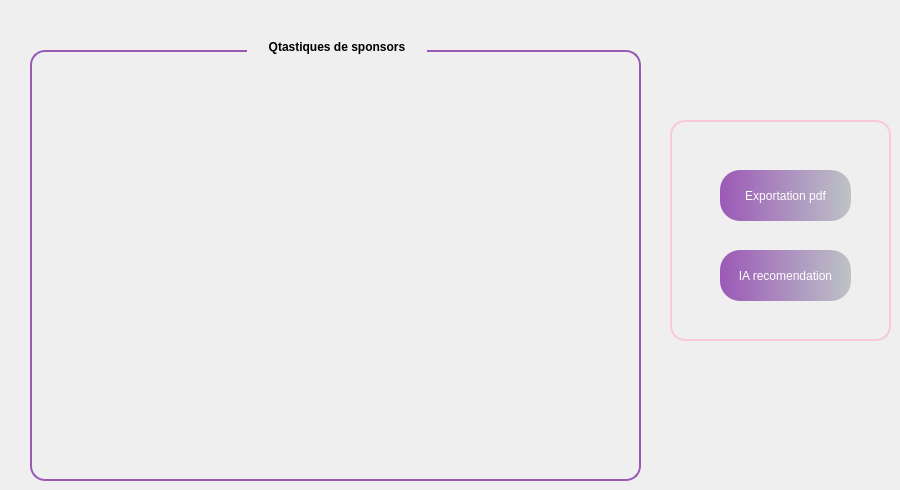
      <widget class="QWidget" name="tab_4">
       <attribute name="title">
        <string>Fonctionnalites</string>
       </attribute>
       <widget class="QGroupBox" name="groupBox_6">
        <property name="geometry">
         <rect>
          <x>30</x>
          <y>30</y>
          <width>611</width>
          <height>451</height>
         </rect>
        </property>
        <property name="styleSheet">
         <string notr="true">QGroupBox {
    border: 2px solid #9B59B6;
    border-radius: 15px;
    margin-top: 20px;
    background: qlineargradient(spread:pad,
                                x1:0, y1:0,
                                x2:1, y2:0,
                                stop:0 #9B59B6,
                                stop:1 #BDC3C7);
    color: white;
    font-weight: bold;
    padding: 15px;
}

QGroupBox::title {
    subcontrol-origin: margin;
    subcontrol-position: top centre; 
    padding: 10px 20px; 
    border-radius: 15px; 
    background: qlineargradient(spread:pad,
                                x1:0, y1:0,
                                x2:1, y2:0,
                                stop:0 #9B59B6,
                                stop:1 #BDC3C7);
    color: black; 
    font-size: 20px; 
    font-weight: bold;

}QGroupBox {
    border: 2px solid #9B59B6;
    border-radius: 15px;
    margin-top: 20px;
    background: qlineargradient(spread:pad,
                                x1:0, y1:0,
                                x2:1, y2:0,
                                stop:0 #9B59B6,
                                stop:1 #BDC3C7);
    color: white;
    font-weight: bold;
    padding: 15px;
}

QGroupBox::title {
    subcontrol-origin: margin;
    subcontrol-position: top centre; 
    padding: 10px 20px; 
    border-radius: 15px; 
    background: qlineargradient(spread:pad,
                                x1:0, y1:0,
                                x2:1, y2:0,
                                stop:0 #9B59B6,
                                stop:1 #BDC3C7);
    color: black; 
    font-size: 20px; 
    font-weight: bold;

}QGroupBox {
    border: 2px solid #9B59B6;
    border-radius: 15px;
    margin-top: 20px;
    background: qlineargradient(spread:pad,
                                x1:0, y1:0,
                                x2:1, y2:0,
                                stop:0 #9B59B6,
                                stop:1 #BDC3C7);
    color: white;
    font-weight: bold;
    padding: 15px;
}

QGroupBox::title {
    subcontrol-origin: margin;
    subcontrol-position: top centre; 
    padding: 10px 20px; 
    border-radius: 15px; 
    background: qlineargradient(spread:pad,
                                x1:0, y1:0,
                                x2:1, y2:0,
                                stop:0 #9B59B6,
                                stop:1 #BDC3C7);
    color: black; 
    font-size: 20px; 
    font-weight: bold;

}</string>
        </property>
        <property name="title">
         <string>Qtastiques de sponsors</string>
        </property>
        <widget class="QLabel" name="label_6">
         <property name="geometry">
          <rect>
           <x>350</x>
           <y>80</y>
           <width>201</width>
           <height>271</height>
          </rect>
         </property>
         <property name="text">
          <string/>
         </property>
         <property name="pixmap">
          <pixmap>../../../Downloads/Gemini_Generated_Image_7p40tj7p40tj7p40.png</pixmap>
         </property>
         <property name="scaledContents">
          <bool>true</bool>
         </property>
        </widget>
        <widget class="QLabel" name="label_7">
         <property name="geometry">
          <rect>
           <x>50</x>
           <y>80</y>
           <width>231</width>
           <height>271</height>
          </rect>
         </property>
         <property name="text">
          <string/>
         </property>
         <property name="pixmap">
          <pixmap>../../../Downloads/Gemini_Generated_Image_7immvh7immvh7imm.png</pixmap>
         </property>
         <property name="scaledContents">
          <bool>true</bool>
         </property>
        </widget>
       </widget>
       <widget class="QGroupBox" name="groupBox_7">
        <property name="geometry">
         <rect>
          <x>670</x>
          <y>100</y>
          <width>221</width>
          <height>241</height>
         </rect>
        </property>
        <property name="styleSheet">
         <string notr="true">QGroupBox {
    border: 2px solid #F8C8DC;
    border-radius: 15px;
    margin-top: 20px;
    background: qlineargradient(spread:pad,
                                x1:0, y1:0,
                                x2:1, y2:0,
                                stop:0 #F8C8DC,
                                stop:1 #BDC3C7);
    color: white;
    font-weight: bold;
    padding: 15px;
}

QGroupBox::title {
    subcontrol-origin: margin;
    subcontrol-position: top centre; 
    padding: 10px 20px; 
    border-radius: 15px; 
    background: qlineargradient(spread:pad,
                                x1:0, y1:0,
                                x2:1, y2:0,
                                stop:0 #F8C8DC,
                                stop:1 #BDC3C7);
    color: black; 
    font-size: 20px; 
    font-weight: bold;
}</string>
        </property>
        <property name="title">
         <string/>
        </property>
        <widget class="QToolButton" name="toolButton_28">
         <property name="geometry">
          <rect>
           <x>50</x>
           <y>150</y>
           <width>131</width>
           <height>51</height>
          </rect>
         </property>
         <property name="styleSheet">
          <string notr="true">QToolButton { border: none; border-radius: 20px; color: white; padding: 1px; background: qlineargradient(spread:pad, x1:0, y1:0, x2:1, y2:0, stop:0 #9B59B6, stop:1 #BDC3C7); } QToolButton:hover { background: qlineargradient(spread:pad, x1:0, y1:0, x2:1, y2:0, stop:0 #BDC3C7, stop:1 #F8C8DC);}</string>
         </property>
         <property name="text">
          <string>IA recomendation</string>
         </property>
        </widget>
        <widget class="QToolButton" name="toolButton_29">
         <property name="geometry">
          <rect>
           <x>50</x>
           <y>70</y>
           <width>131</width>
           <height>51</height>
          </rect>
         </property>
         <property name="styleSheet">
          <string notr="true">QToolButton { border: none; border-radius: 20px; color: white; padding: 1px; background: qlineargradient(spread:pad, x1:0, y1:0, x2:1, y2:0, stop:0 #9B59B6, stop:1 #BDC3C7); } QToolButton:hover { background: qlineargradient(spread:pad, x1:0, y1:0, x2:1, y2:0, stop:0 #BDC3C7, stop:1 #F8C8DC);}</string>
         </property>
         <property name="text">
          <string>Exportation pdf</string>
         </property>
        </widget>
       </widget>
      </widget>
